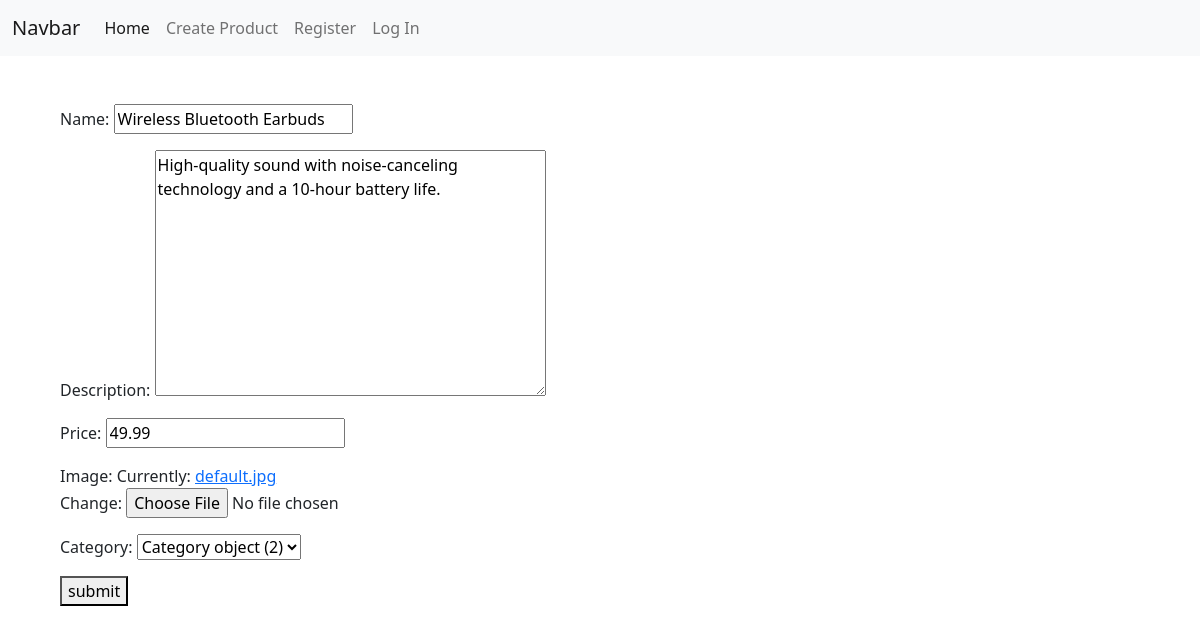
Screenshot of /update_product/2 with the database file from the repository.
### products/models.py (models this page shows)
class Product(models.Model):
    name = models.CharField(max_length=150, default=0)
    description = models.TextField(default=0)
    price = models.DecimalField(max_digits=10, decimal_places=2)
    create_date = models.DateTimeField(auto_now_add=True)
    write_time = models.DateTimeField(auto_now_add=True)
    views = models.PositiveIntegerField(default=0)
    category = models.ForeignKey(Category, on_delete=models.SET_NULL, null=True, related_name='products')
    image = models.ImageField(upload_to='products/', default='default.jpg')

### products/views.py (the view)
# urls.py: path('update_product/<int:id>', views.update_product, name='update_product'),
def update_product(request, id):
    product = get_object_or_404(Product, id=id)
    if request.method == 'POST':
        form = ProductForm(request.POST, instance=product)
        if form.is_valid():
            form.save()
            messages.success(request, f'Product {product.name} Has Been Updated Successfully.')
            return redirect('product_detail', id=product.id)
    else:
        form = ProductForm(instance=product)
        return render(request, 'update_product.html', {'form': form, 'product': product})

### products/forms.py
class ProductForm(ModelForm):
    class Meta:
        model = Product
        fields = ['name', 'description',  'price', 'image', 'category']

### products/templates/update_product.html (shortened to what this page needs)
{% extends 'base.html' %}
{% block content %}
    <form method="post">
        {{form.as_p}}
        <button type="submit">submit</button>
    </form>
{% endblock %}

### rows the page displays
Product: name "Wireless Bluetooth Earbuds", description "High-quality sound with noise-canceling technology and a 10-hour battery life.", price "49.99", category "Category object (2)"
